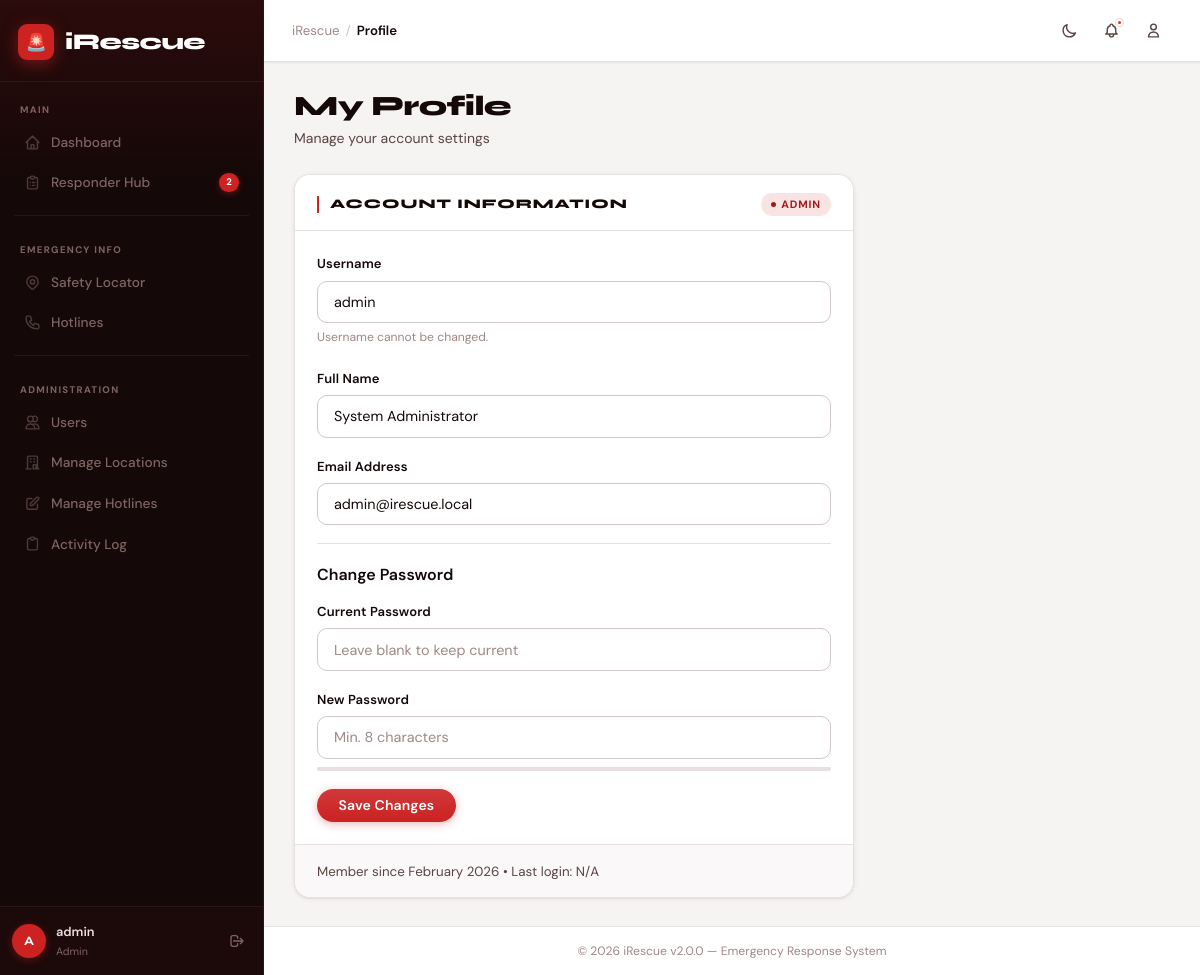
The app's page /profile.php (signed in) with its own data.
### tables this page shows
CREATE TABLE `users` (
  `id`                INT(11) NOT NULL AUTO_INCREMENT,
  `username`          VARCHAR(50) NOT NULL,
  `email`             VARCHAR(100) NOT NULL,
  `password`          VARCHAR(255) NOT NULL,
  `full_name`         VARCHAR(100) DEFAULT NULL,
  `role`              ENUM('user','responder','admin') NOT NULL DEFAULT 'user',
  `is_verified`       TINYINT(1) NOT NULL DEFAULT 0,
  `verify_token`      VARCHAR(64) DEFAULT NULL,
  `reset_token`       VARCHAR(64) DEFAULT NULL,
  `reset_token_expiry` DATETIME DEFAULT NULL,
  `avatar_url`        VARCHAR(255) DEFAULT NULL,
  `last_login`        DATETIME DEFAULT NULL,
  `login_attempts`    INT(3) NOT NULL DEFAULT 0,
  `locked_until`      DATETIME DEFAULT NULL,
  `created_at`        TIMESTAMP NOT NULL DEFAULT CURRENT_TIMESTAMP,
  PRIMARY KEY (`id`),
  UNIQUE KEY `username` (`username`),
  UNIQUE KEY `email` (`email`)
);

### profile.php (the view, shortened to what this page needs)
<?php
require_once 'config.php';
$user_q = $mysqli->prepare("SELECT id, username, email, full_name, role, is_verified, last_login, created_at FROM users WHERE id = ?");
$user_q->bind_param('i', $_SESSION['id']);
$user_q->execute();
$user = $user_q->get_result()->fetch_assoc();
require_once 'header.php';
?>
<div class="page-header">
    <div class="page-header-left">
        <h1>My Profile</h1>
        <p>Manage your account settings</p>
    </div>
</div>
<div class="card" style="max-width: 560px;">
    <div class="card-header">
        <div class="card-title">Account Information</div>
        <span class="badge badge-<?php echo $user['role']; ?>"><?php echo ucfirst($user['role']); ?></span>
    </div>
    <div class="card-body">
        <form method="POST">
            <div class="form-group">
                <label class="form-label">Username</label>
                <input type="text" class="form-control" value="<?php echo htmlspecialchars($user['username']); ?>" disabled>
                <span class="form-hint">Username cannot be changed.</span>
            </div>
            <div class="form-group">
                <label class="form-label">Full Name</label>
                <input type="text" name="full_name" class="form-control"
                       value="<?php echo htmlspecialchars($user['full_name'] ?? ''); ?>">
            </div>
            <div class="form-group">
                <label class="form-label">Email Address</label>
                <input type="email" name="email" class="form-control"
                       value="<?php echo htmlspecialchars($user['email']); ?>" required>
            </div>
            <div style="border-top: 1px solid var(--border); padding-top: 18px; margin-top: 8px;">
                <p class="fw-600" style="margin-bottom:12px;">Change Password</p>
                <div class="form-group">
                    <label class="form-label">Current Password</label>
                    <input type="password" name="current_password" class="form-control" placeholder="Leave blank to keep current">
                </div>
                <div class="form-group">
                    <label class="form-label">New Password</label>
                    <input type="password" id="password" name="new_password" class="form-control" placeholder="Min. 8 characters">
                    <div class="strength-bar-wrap"><div class="strength-bar" id="strength-bar"></div></div>
                </div>
            </div>
            <button type="submit" class="btn btn-primary">Save Changes</button>
        </form>
    </div>
    <div class="card-footer">
        <small class="text-muted">
            Member since <?php echo date('F Y', strtotime($user['created_at'])); ?> &bull;
            Last login: <?php echo $user['last_login'] ? date('M j, Y g:ia', strtotime($user['last_login'])) : 'N/A'; ?>
        </small>
    </div>
</div>
<?php require_once 'footer.php'; ?>

### records on screen
users: role "ADMIN", username "admin", full_name "System Administrator", email "admin@irescue.local", created_at "February 2026"

### other values on screen
$pending_count "2"
$user_initial "A"
$_SESSION['username'] "admin"
$_SESSION['role'] "Admin"
$page_title "Profile"
APP_NAME "iRescue"
APP_VERSION "2.0.0"
